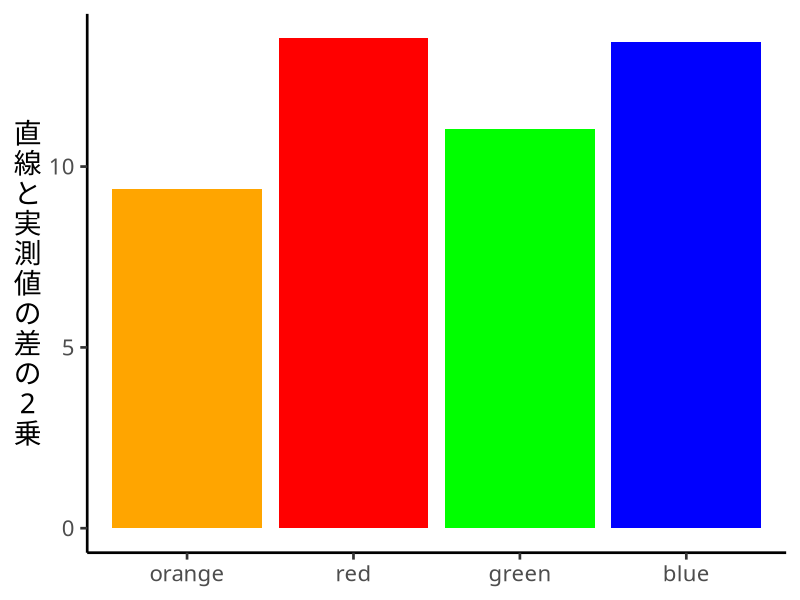

R code for this plot:
library(withr)
library(withr)
library(dplyr)
library(tidyr)
library(purrr)
library(magrittr)
library(ggplot2)

dat <- with_seed(2718,
                 data.frame(x = rnorm(15)) %>% 
                   mutate(y = 2 * x + rnorm(15),
                          c = sample(1:3, 
                                     size = 15,
                                     replace = TRUE) %>% 
                            as.factor()))

tate <- function(x){
  chartr("ー", "丨", x) %>%  # 長音符の処理
    strsplit(split="", .) %>% 
    sapply(paste, collapse="\n")
}

dat %>% 
  group_by(c) %>% 
  nest() %>% 
  mutate(c = as.numeric(c)) %>% 
  bind_rows(dat %>% 
              nest() %>% 
              mutate(c = 0)) %>% 
  mutate(lm = map(data,
                  ~lm(y ~ x, data = .))) %>% 
  mutate(newx = dat$x %>% list(),
         newy = dat$y %>% list()) %>% 
  mutate(pred = map2(newx, lm,
                     ~predict(.y, data.frame(.x) %>% 
                                set_names("x")))) %>% 
  transmute(diff = map2(newy, pred,
                        ~ subtract(.x, .y) %>% 
                          raise_to_power(2) %>% 
                          sum())) %>% 
  unnest() %>% 
  mutate(c = as.factor(c)) %>% 
  ggplot() +
  aes(x = c, y = diff, fill = c) +
  geom_bar(stat = "identity",
           show.legend = FALSE) +
  scale_fill_manual(values = c("orange", "red", "green", "blue")) +
  scale_x_discrete(labels = c("orange", "red", "green", "blue")) +
  xlab(NULL) +
  ylab(tate("直線と実測値の差の2乗"))  +
  theme_classic(base_size = 20,
                base_family = "IPAexGothic") +
  theme(axis.title.y = element_text(angle = 0,
                                    vjust= 0.5))